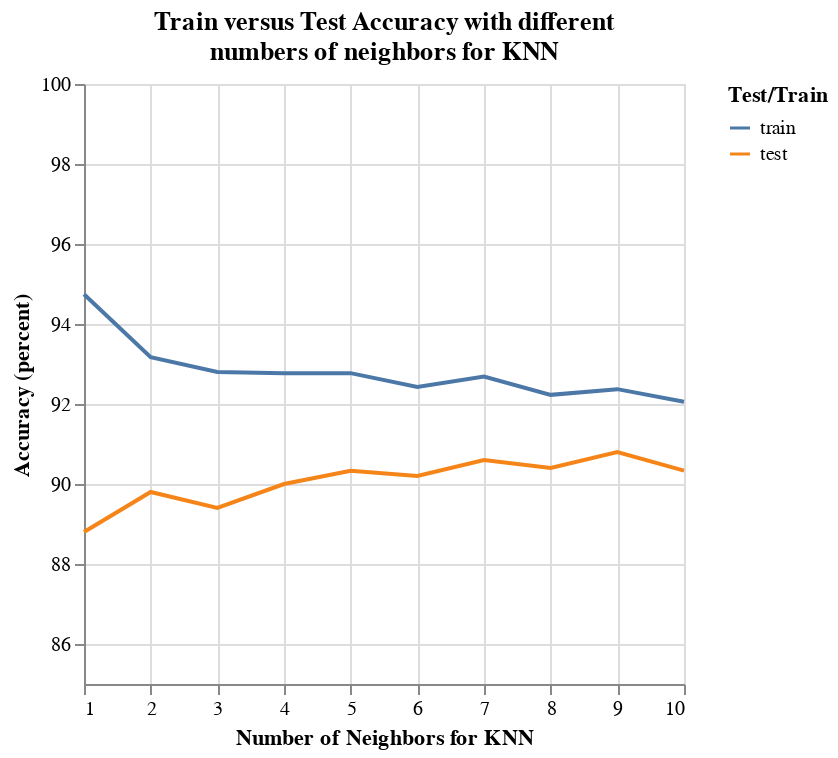

Notebook source saved alongside this figure:
### Code cell
# Plot the results
title = [
    "Train versus Test Accuracy with different",
    "numbers of neighbors for KNN"
]
alt.Chart(results.to_pandas(), title = title).mark_line().encode(
    x = alt.X('n', title = "Number of Neighbors for KNN"),
    y = alt.Y('acc:Q', title = "Accuracy (percent)", scale = alt.Scale(domain = [85, 100])),
    color = alt.Color('type', title = 'Test/Train', scale = alt.Scale(domain = ['train', 'test'])),
    tooltip = [
        alt.Tooltip('type', title = "Type"),
        alt.Tooltip('score', title = 'Accuracy')
    ]
).transform_calculate(
    acc = 'datum.score * 100'
)

### Figure 1 — Vega-Lite specification as saved in the notebook (floating-point values rounded to 4 significant figures)
{"config": {"view": {"continuousWidth": 300, "continuousHeight": 300}}, "data": {"name": "data-77fa5e1604181a0faf7b0c956865922a"}, "mark": {"type": "line"}, "encoding": {"color": {"field": "type", "scale": {"domain": ["train", "test"]}, "title": "Test/Train", "type": "nominal"}, "tooltip": [{"field": "type", "title": "Type", "type": "nominal"}, {"field": "score", "title": "Accuracy", "type": "quantitative"}], "x": {"field": "n", "title": "Number of Neighbors for KNN", "type": "quantitative"}, "y": {"field": "acc", "scale": {"domain": [85, 100]}, "title": "Accuracy (percent)", "type": "quantitative"}}, "title": ["Train versus Test Accuracy with different", "numbers of neighbors for KNN"], "transform": [{"calculate": "datum.score * 100", "as": "acc"}], "$schema": "https://vega.github.io/schema/vega-lite/v5.8.0.json", "datasets": {"data-77fa5e1604181a0faf7b0c956865922a": [{"n": 1, "type": "train", "score": 0.9474}, {"n": 1, "type": "test", "score": 0.888}, {"n": 2, "type": "train", "score": 0.9317}, {"n": 2, "type": "test", "score": 0.898}, {"n": 3, "type": "train", "score": 0.928}, {"n": 3, "type": "test", "score": 0.894}, {"n": 4, "type": "train", "score": 0.9277}, {"n": 4, "type": "test", "score": 0.9}, {"n": 5, "type": "train", "score": 0.9277}, {"n": 5, "type": "test", "score": 0.9033}, {"n": 6, "type": "train", "score": 0.9243}, {"n": 6, "type": "test", "score": 0.902}, {"n": 7, "type": "train", "score": 0.9269}, {"n": 7, "type": "test", "score": 0.906}, {"n": 8, "type": "train", "score": 0.9223}, {"n": 8, "type": "test", "score": 0.904}, {"n": 9, "type": "train", "score": 0.9237}, {"n": 9, "type": "test", "score": 0.908}, {"n": 10, "type": "train", "score": 0.9206}, {"n": 10, "type": "test", "score": 0.9033}]}}
